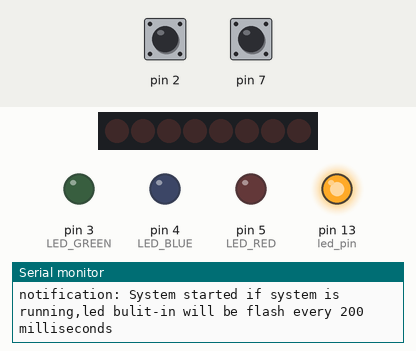
Bench run of a program on a simulated Arduino Uno, built with avr-gcc and run on an emulated ATmega328P. Shown: 8 shift-register outputs drawn as a row of LEDs (first output left, lit = HIGH), output pins drawn as LEDs (lit = HIGH), the last lines printed to the serial monitor. The inputs (shaded band) are chosen by the test bench; at power-on: pin 2 HIGH, pin 7 HIGH. Pins used as bus, display or sensor lines are not drawn.

Above: at 1.2 s.
1.3 s: pin 2 pulled LOW for 0.15 s
At 2.0 s:
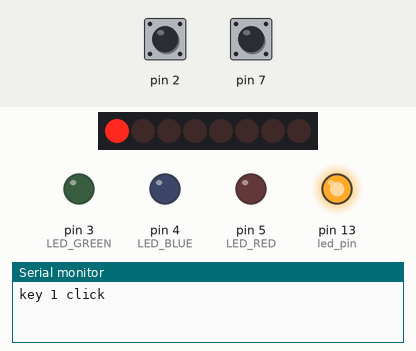
3.0 s: pin 7 pulled LOW for 0.15 s
4.7 s: pin 2 pulled LOW for 1 s
7.2 s: pin 7 pulled LOW for 1 s
Timing chart, 0 to 10.2 s (numbered marks = the images above; inputs shaded):
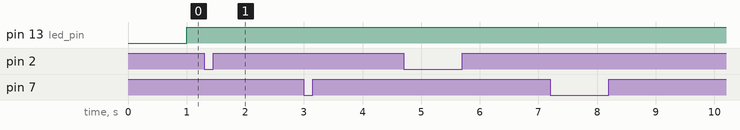

Measured:
- after the input at 1.3 s, pin 13 (led_pin): stays HIGH (without the input it goes to LOW after 0.70 s)

The program:

main.cpp
```cpp
#include <Arduino.h>
#include <ledRunning/src/ledRunning.h>
#include <key/src/key.h>
#include <IO/OUT/74HC595/74hc595.h>
// định nghĩa các chân điều khiển led
#define LED_GREEN 3
#define LED_BLUE 4
#define LED_RED 5
//
#define CLOCK_PIN 13
#define DATA_PIN 11
#define LATCH_PIN 10

LedRunning ledRunMCU;
SwitchKey key1(2, true);
SwitchKey key2(7, true);
hc595 outRegister(CLOCK_PIN, LATCH_PIN, DATA_PIN);
unsigned long timeLine_now;
void _key1ClickCallBack();
void _key1DoubleClickCallBack();
void _key1HoldPressCallBack();

void _key2ClickCallBack();
void _key2DoubleClickCallBack();
void _key2HoldPressCallBack();

void _key1ClickCallBack()
{
  Serial.println("key 1 click");
  outRegister.send(0b00000001);
};
void _key1DoubleClickCallBack()
{
  Serial.println("key 1  double click");
  Serial.println(key1.BUTTON_STATE);
   outRegister.send(0b00000010);
};
void _key1HoldPressCallBack()
{
  Serial.println("key 1  hold press");
  Serial.println(key1.BUTTON_STATE);
};

void _key2ClickCallBack()
{
  Serial.println("key 2 click");
  Serial.println(key2.BUTTON_STATE);
};
void _key2DoubleClickCallBack()
{
  Serial.println("key 2 double click");
  Serial.println(key2.BUTTON_STATE);
};
void _key2HoldPressCallBack()
{
  Serial.println("key 2 hold press");
  Serial.println(key2.BUTTON_STATE);
};

void setup()
{
  Serial.begin(115200); // bật Serial để debug khi có lỗi
  // cấu hình các đèn
  pinMode(LED_GREEN, OUTPUT);
  pinMode(LED_BLUE, OUTPUT);
  pinMode(LED_RED, OUTPUT);
  pinMode(10, OUTPUT);
  // pinMode(SWITCH_BUTTON_PIN, INPUT_PULLUP);
  outRegister.init();
  // cấu hình cho đối tượng LedRunning
  ledRunMCU.initialize(LED_BUILTIN);
  ledRunMCU.start();
  key1.initialize(100, 1000);
  key1.onClickCallbackPointer = &_key1ClickCallBack;
  key1.onDoubleClickCallbackPointer = &_key1DoubleClickCallBack;
  key1.onHoldPressCallbackPointer = &_key1HoldPressCallBack;

  key2.initialize(100, 1000);
  key2.onClickCallbackPointer = &_key2ClickCallBack;
  key2.onDoubleClickCallbackPointer = &_key2DoubleClickCallBack;
  key2.onHoldPressCallbackPointer = &_key2HoldPressCallBack;
  // key1.onDoubleClickCallbackPointer = &_clickCallBack;
  Serial.println("notification: System started if system is running,led bulit-in will be flash every 200 milliseconds");
}

void loop()
{

  ledRunMCU.loop(1000);    // yên cầu đối tượng LedRunning nhấp nháy mỗi 1 giây để biêt rằng mcu không bị treo
  timeLine_now = millis(); // lấy giá trị thời gian hiện tại 1 lần cho 1 lần loop để tránh gọi hàm millis() quá nhiều làm yếu hiệu năng mcu
  key1.scan(timeLine_now);
  key2.scan(timeLine_now);
}
```

74hc595.cpp
```cpp
#include "./74hc595.h"


hc595::hc595(uint8_t ClockPin, uint8_t LatchPin, uint8_t DataSerialPin)
{
    clockPin = ClockPin;
    latchPin = LatchPin;
    dataSerialPin = DataSerialPin;
    transferMode = CUSTOM_SHIFTOUT;
}
hc595::hc595(uint8_t ClockPin, uint8_t LatchPin, uint8_t DataSerialPin, uint8_t ResetPin, uint8_t EnablePin)
{
    clockPin = ClockPin;
    latchPin = LatchPin;
    dataSerialPin = DataSerialPin;
    resetPin = ResetPin;
    enablePin = EnablePin;
    transferMode = CUSTOM_SHIFTOUT_WITH_RESET;
}
hc595::~hc595()
{
    // clockPin = NULL;
    // latchPin = NULL;
    // dataSerialPin = NULL;
    // resetPin = NULL;
    // enablePin = NULL;
}
void hc595::init()
{
    pinMode(latchPin,OUTPUT);
}
void hc595::changeBitOrder(uint8_t BitOrder)
{
    bitOrder = BitOrder;
}
void hc595::send(uint8_t Data)
{
    digitalWrite(latchPin, 0);
    shiftOut(dataSerialPin, clockPin, bitOrder, Data);
    digitalWrite(latchPin, 1);
    Register = Data;
}
size_t hc595::getRegister()
{
    return Register;
}
size_t hc595::turnOn(uint8_t pin)
{
    if (pin >= 0 && pin < 8)
    {
        Register = Register & (~(1 << pin));
        digitalWrite(latchPin, 0);
        shiftOut(dataSerialPin, clockPin, bitOrder, Register);
        digitalWrite(latchPin, 1);
        return 1;
    }
    else
        return 0;
}
size_t hc595::turnOff(uint8_t pin)
{
    if (pin >= 0 && pin < 8)
    {
        Register = Register | (1 << pin);
        digitalWrite(latchPin, 0);
        shiftOut(dataSerialPin, clockPin, bitOrder, Register);
        digitalWrite(latchPin, 1);
        return 1;
    }
    else
        return 0;
}
```

74hc595.h
```cpp
#ifndef _HC595_H
#define _HC595_H
#include <Arduino.h>
#include <SPI.h>

#define CUSTOM_SHIFTOUT 0
#define CUSTOM_SHIFTOUT_WITH_RESET 1
#define SPI_MODE 2
class hc595
{
private:
    uint8_t clockPin;
    uint8_t latchPin;
    uint8_t dataSerialPin;
    uint8_t bitOrder = MSBFIRST;
    uint8_t resetPin;
    uint8_t enablePin;
    uint8_t Register;
    uint8_t transferMode=SPI_MODE;

public:
    hc595(uint8_t ClockPin, uint8_t LatchPin, uint8_t DataSerialPin);
    hc595(uint8_t ClockPin, uint8_t LatchPin, uint8_t DataSerialPin, uint8_t ResetPin, uint8_t EnablePin);
    ~hc595();
    void init();
    void changeBitOrder(uint8_t BitOrder);
    void send(uint8_t data);
    size_t getRegister();
    size_t turnOn(uint8_t pin);
    size_t turnOff(uint8_t pin);
};

#endif
```

key.cpp
```cpp
#include "./key.h"
//<key/src/key.h>
// khai báo đối tượng phím nhấn
//@param _SWITCH_BUTTON_PIN : chân nhận tín hiệu nút nhấn
//@param _PULLUP: bật điện trở PULL_UP tại chân tín hiệu nút nhấn
SwitchKey::SwitchKey(uint8_t _SWITCH_BUTTON_PIN, bool _PULLUP)
{
    SWITCH_BUTTON_PIN = _SWITCH_BUTTON_PIN;
    isPULL_UP = _PULLUP;
}

SwitchKey::~SwitchKey()
{
}
void SwitchKey::initialize()
{
    isPULL_UP ? pinMode(SWITCH_BUTTON_PIN, INPUT_PULLUP) : pinMode(SWITCH_BUTTON_PIN, INPUT);
}
void SwitchKey::initialize(unsigned long _doubleClick_timeStamp_delta, unsigned long _hold_timeStamp_delta)
{
    pinMode(SWITCH_BUTTON_PIN, INPUT_PULLUP);
    doubleClick_timeStamp_delta = _doubleClick_timeStamp_delta;
    hold_timeStamp_delta = _hold_timeStamp_delta;
}
void SwitchKey::scan(unsigned long _timeStampNow)
{
    if (BUTTON_STATE == FREE_STATE)
    {
        if (digitalRead(SWITCH_BUTTON_PIN) == PRESSING && wasPressed == false)
        {
            pressed_timeStamp_Start = _timeStampNow;

            wasPressed = true;
        }
        else if (digitalRead(SWITCH_BUTTON_PIN) == PRESSING && wasPressed == true)
        {
            if (onHoldPressCallbackPointer)
            {
                if ((_timeStampNow - pressed_timeStamp_Start) >= hold_timeStamp_delta)
                {
                    BUTTON_STATE = HOLD_STATE;
                }
            }
        }
        else if (digitalRead(SWITCH_BUTTON_PIN) == NONE_PRESSING && wasPressed == true)
        {

            if ((_timeStampNow - pressed_timeStamp_Start) < hold_timeStamp_delta)
            {
                if (onDoubleClickCallbackPointer)
                {
                    BUTTON_STATE = FIRST_CLICK_STATE;
                    last_first_click_timeStamp = _timeStampNow;
                }
                else
                {
                    BUTTON_STATE = CLICK_STATE;
                    last_first_click_timeStamp = _timeStampNow;
                }
            }
            pressed_timeStamp_Start = millis();
            wasPressed = false;
        }
    }
    else
    {
        switch (BUTTON_STATE)
        {
        case FIRST_CLICK_STATE:
            if ((_timeStampNow - last_first_click_timeStamp) <= doubleClick_timeStamp_delta)
            {
                if (digitalRead(SWITCH_BUTTON_PIN) == PRESSING)
                {
                    BUTTON_STATE = DOUBLE_CLICK_STATE;
                }
            }
            else
            {
                BUTTON_STATE = CLICK_STATE;
            }
            break;
        case CLICK_STATE:
            if (digitalRead(SWITCH_BUTTON_PIN) == NONE_PRESSING)
            {
                (*onClickCallbackPointer)();
                BUTTON_STATE = FREE_STATE;
            }

            break;
        case DOUBLE_CLICK_STATE:
            if (digitalRead(SWITCH_BUTTON_PIN) == NONE_PRESSING)
            {
                (*onDoubleClickCallbackPointer)();
                BUTTON_STATE = FREE_STATE;
            }
            break;
        case HOLD_STATE: // sự kiện nhấn giữ
            (*onHoldPressCallbackPointer)();
            if (digitalRead(SWITCH_BUTTON_PIN) == NONE_PRESSING)
            {
                BUTTON_STATE = FREE_STATE;
            }
            break;
        default:
            break;
        }
    }
}
```

key.h
```cpp
#ifndef _SWITCHKEY_H
#define _SWITCHKEY_H
#include <Arduino.h>

// algorithm

// định nghĩa các trạng thái chân tín hiệu nút nhấn và chính nó
#define PRESSING 0      // khi nút nhấn được nhấn tín hiệu đọc được là 0 (voltage) tương đương với mức LOW của arduino và logic 0
#define NONE_PRESSING 1 // khi nút nhấn được nhấn tín hiệu đọc được là giá trị điện áp =0.6*VCC =0.6*5~ 3 (voltage) tương đương với mức HIGH của arduino và logic 1

#define FREE_STATE 0         // Không nhấn
#define FIRST_CLICK_STATE 1  // nhấn lần đầu tiên
#define CLICK_STATE 2        // đúng là đã nhấn 1 lần
#define DOUBLE_CLICK_STATE 3 // nhấn double click
#define HOLD_STATE 4         // nhấn giữ
// khai báo lớp đối tượng phím nhấn
//@param _SWITCH_BUTTON_PIN : chân nhận tín hiệu nút nhấn
//@param _PULLUP: bật điện trở PULL_UP tại chân tín hiệu nút nhấn
class SwitchKey
{
private:
    unsigned long pressed_timeStamp_Start;
    bool wasPressed;
    unsigned long last_first_click_timeStamp;
    bool isPULL_UP;
    unsigned long doubleClick_timeStamp_delta = 100;
    unsigned long hold_timeStamp_delta = 2000;

public:
    uint8_t BUTTON_STATE;
    uint8_t SWITCH_BUTTON_PIN;
    SwitchKey(uint8_t _SWITCH_BUTTON_PIN, bool _PULLUP);
    ~SwitchKey();
    void initialize();
    void initialize(unsigned long _doubleClick_timeStamp_delta, unsigned long _hold_timeStamp_delta);
    void scan(unsigned long _timeStampNow);
    void (*onClickCallbackPointer)();
    void (*onDoubleClickCallbackPointer)();
    void (*onHoldPressCallbackPointer)();
};

#endif
```

ledRunning.cpp
```cpp
#include <ledRunning/src/ledRunning.h>

LedRunning::LedRunning()
{
}
LedRunning::~LedRunning()
{
}
void LedRunning::initialize(int led_pin_to_set)
{
    if (led_pin_to_set != 13)
    {
        led_pin = led_pin_to_set;
    }
    else
    {
        led_pin = 13;
    }
    pinMode(led_pin, OUTPUT);
    timeStamp = millis();
}
void LedRunning::loop(unsigned long delay_time)
{
    if (isRunning == true)
    {
        if ((millis() - timeStamp) > delay_time)
        {
            if (led_sate == 0)
            {
                digitalWrite(led_pin, HIGH);
                led_sate = 1;
            }
            else
            {
                digitalWrite(led_pin, LOW);
                led_sate = 0;
            }
            timeStamp = millis();
        }
    }
}
void LedRunning::start()
{
    isRunning=true;
}
void LedRunning::stop()
{
    isRunning=false;
}
```

ledRunning.h
```cpp
#ifndef _LEDRUNNING_H
#define _LEDRUNNING_H
#include <Arduino.h>
class LedRunning
{
private:
  int timeStamp;
  bool led_sate = 0;
  uint8_t led_pin = 13;
  bool isRunning = false;
public:
  LedRunning();
  ~LedRunning();
  void initialize(int led_pin_to_set);
  void loop(unsigned long delay_time);
  void start();
  void stop();
};

#endif
```
